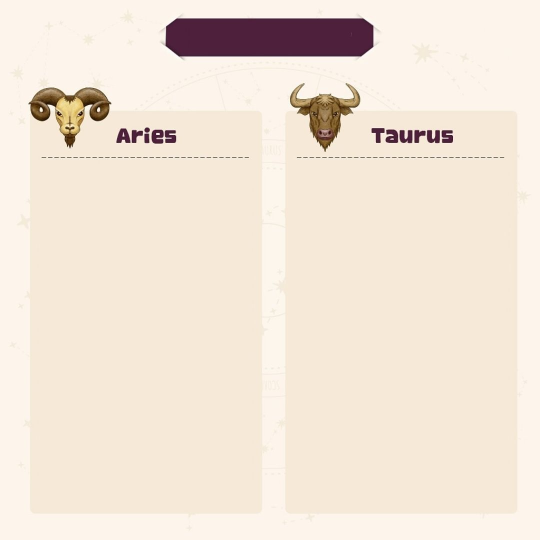
#> input picture Template-2/1.jpg, 1080 x 1080 px, found by its file name (shown at 1/2 size)
$ python draw_debug_boxes.py
#> lines starting #> are read from the running program, lines starting #| are printed output that depends on the picture
from PIL import Image, ImageDraw
import os

# Current Config from image_generator.py
# Adjusted Para 2 X1 from 560 to 550 based on analysis to give more room
CONFIG = {
    "date_coords": (383, 43, 701, 99),
    "para1_coords": (94, 333, 501, 979),
    "para2_coords": (600, 334, 1015, 980),
}

TEMPLATE_PATH = "d:/GITHUB REPOS/zodiac_sign_bot/Template-2/1.jpg"
OUTPUT_PATH = "d:/GITHUB REPOS/zodiac_sign_bot/debug_boxes.jpg"

def draw_boxes():
    try:
        img = Image.open(TEMPLATE_PATH).convert("RGB")
#> img is the input picture: PIL image 1080x1080 RGB; mean R, G, B 241.1, 228.4, 214.8
    except Exception as e:
        print(f"Error opening {TEMPLATE_PATH}: {e}")
        return

    draw = ImageDraw.Draw(img)

    def draw_rect(coords, color, label):
#> called with coords = (383, 43, 701, 99), color = (255, 0, 0), label = 'DATE'
        x1, y1, x2, y2 = coords
        # Draw outline
        draw.rectangle([x1, y1, x2, y2], outline=color, width=5)
        # Draw semi-transparent fill
        overlay = Image.new('RGBA', img.size, (0,0,0,0))
#> overlay: PIL image 1080x1080 RGBA; every value is 0
        d_overlay = ImageDraw.Draw(overlay)
        d_overlay.rectangle([x1, y1, x2, y2], fill=(*color, 64))
        img.paste(Image.alpha_composite(img.convert('RGBA'), overlay), (0,0))

        draw.text((x1, y1-25), f"{label} {coords}", fill=color)

    # Date (Red)
    draw_rect(CONFIG["date_coords"], (255, 0, 0), "DATE")

    # Para 1 (Blue)
    draw_rect(CONFIG["para1_coords"], (0, 0, 255), "PARA 1 (Left)")
#> call 2 of draw_rect, with coords = (94, 333, 501, 979), color = (0, 0, 255), label = 'PARA 1 (Left)'
#> in draw_rect (call 2), `img.paste(Image.alpha_composite(img.convert('RGBA'), overlay), (0,0))`:
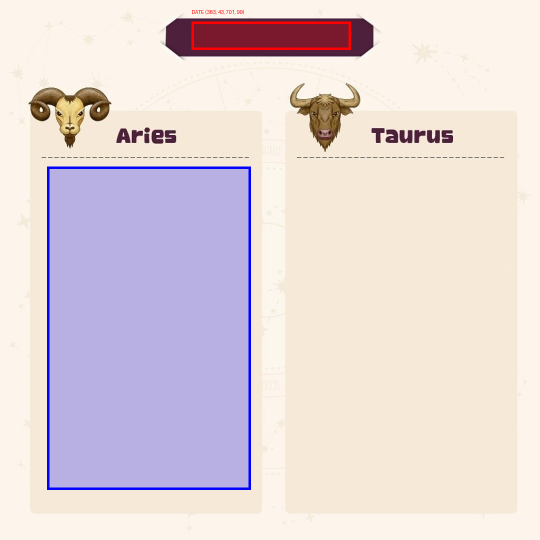
#> img: PIL image 1080x1080 RGB (shown at 1/2 size); mean R, G, B 226.5, 213.4, 216.9

    # Para 2 (Green)
    draw_rect(CONFIG["para2_coords"], (0, 255, 0), "PARA 2 (Right)")
#> call 3 of draw_rect, with coords = (600, 334, 1015, 980), color = (0, 255, 0), label = 'PARA 2 (Right)'
#> in draw_rect (call 3), `img.paste(Image.alpha_composite(img.convert('RGBA'), overlay), (0,0))`:
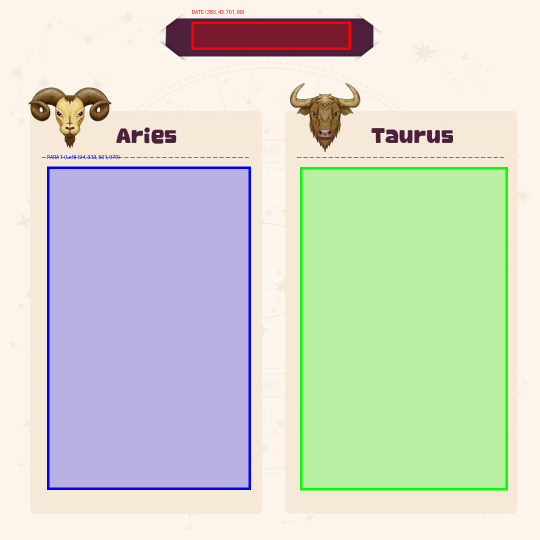
#> img: PIL image 1080x1080 RGB (shown at 1/2 size); mean R, G, B 210.5, 214.9, 203

    img.convert("RGB").save(OUTPUT_PATH)
    print(f"Saved visualization to {OUTPUT_PATH}")

if __name__ == "__main__":
    draw_boxes()
